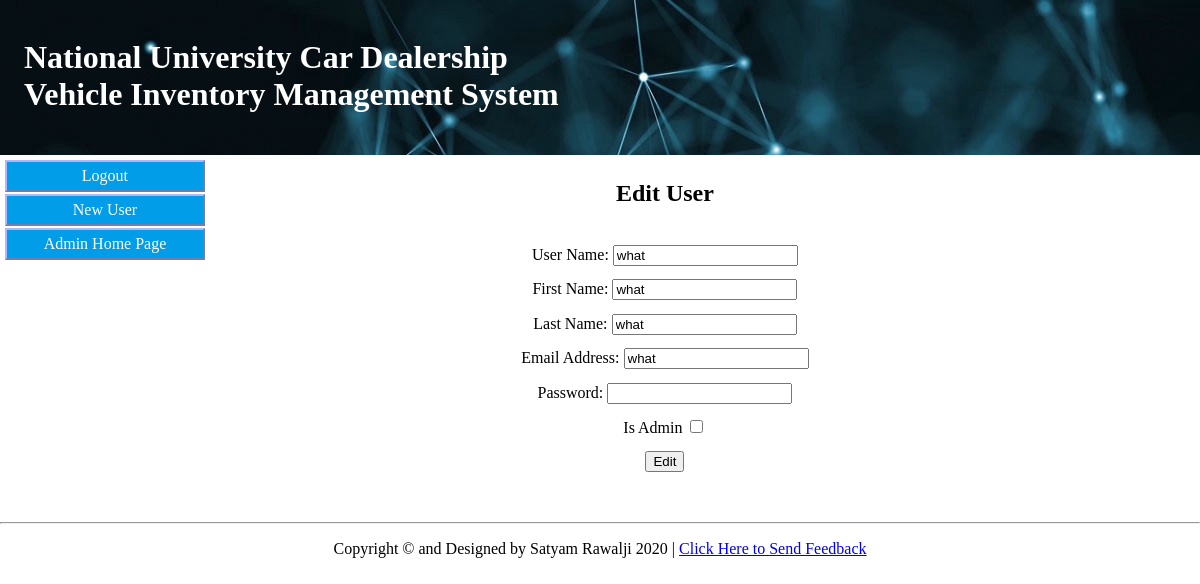
The page /admin_pages/admin-edit-user.php?id=36 on the database its author committed.
### tables this page shows
CREATE TABLE `users` (
  `user_id` int(11) UNSIGNED NOT NULL,
  `user_name` varchar(50) NOT NULL,
  `last_name` varchar(50) NOT NULL,
  `first_name` varchar(50) NOT NULL,
  `email` varchar(150) NOT NULL,
  `is_admin` tinyint(1) NOT NULL DEFAULT 0,
  `password` varchar(50) NOT NULL,
  `registration_date` datetime NOT NULL DEFAULT current_timestamp()
);

### admin_pages/admin-edit-user.php (the view, shortened to what this page needs)
<?php
	include('../mysqlconn.php');
?>
<!DOCTYPE html>
<html>
	<head>
		<link rel="stylesheet" type="text/css" href="../styles/style.css?">
	</head>
	<body>
		<header>
			<?php include('../header.php'); ?>
		</header>
		<div id="container">
			<div class="col-2 nav">
				<?php include('../nav/admin/admin-manage-users-nav.php');?>
			</div>
			<div class="col-9 content formContent">
				<?php $id = $_GET['id'];?>
				<?php
					$query = "SELECT user_name, first_name, last_name, email, is_admin
							FROM users
							WHERE user_id = ?";
					$preparedStmt = @mysqli_prepare($mysqlconn, $query);
					if (@mysqli_stmt_bind_param($preparedStmt, "i", $id)    &&
						@mysqli_stmt_execute($preparedStmt)                 &&
						@mysqli_stmt_bind_result($preparedStmt,
												 $userName,
												 $firstName,
												 $lastName,
													$email,
													$isAdmin
													))
					{
						$password = '';
						echo '<h2>Edit User</h2><br>';
						echo '<form action="' . $_SERVER['PHP_SELF'] . '?id=' . $id . '" method="post">
								<div class="field">
									<label>User Name: </label>
										<input type="text" id="user-name" name="username"
										value="' . $userName . '" required>
								</div>
								<div class="field">
									<label>First Name: </label>
										<input type="text" id="first-name" name="firstname"
										value="' . $firstName . '" required>
								</div>
								<div class="field">
									<label>Last Name: </label>
										<input type="text" id="last-name" name="lastname"
										value="' . $lastName . '" required>
								</div>
								<div class="field">
									<label>Email Address: </label>
										<input type="text" id="email-address" name="emailaddress"
										value="' . $email . '"  required>
								</div>
								<div class="field">
									<label>Password: </label>
										<input type="password" id="password" name="password"
										value="' . $password . '"  required>
								</div>
								';
								if($isAdmin == 0)
								{
									echo '
									<div class="field">
										<label>Is Admin </label>
										<input type="checkbox" id="isadmin" name="isadmin"
										value="' . $isAdmin . '" >
									</div>
									';
								}
								echo '
									<div class="field">
										<input type="submit" id="submit" name="submit"
											value="Edit">
									</div>
							</form>';
					}
					else
					{
						$query = "SELECT user_name, first_name, last_name, email, is_admin
						FROM users
						WHERE user_id = '$id'";
						echo '<p class="error">This page has been accessed in error.</p>';
						echo "<p>" . @mysqli_error($mysqlconn) . "<br><br/>Query: " . $query . "</p>";
					}
				?>
			</div>
		</div>
		<footer>
			<?php include('../footer.php'); ?>
		</footer>
	</body>
</html>

### styles/style.css (style rules this page uses)
body { margin:0; }
header { height:155px; background-image: url("../images/blockchain.jpeg"); background-repeat: repeat; padding-left:2%; color:white; }
footer { text-align:center; width:100%; margin-bottom:0; clear:both; }
.col-2 { width: 16.66%; }
.col-9 { width: 75%; }
[class*="col-"] { float: left; padding: 5px; }
.field { margin-bottom:1.5%; }
.formContent { text-align:center; }
.content form { margin-bottom:5%; }
.content h2 { text-align:center; }

### rows shown on the page
users: username "what", firstname "what", lastname "what"
